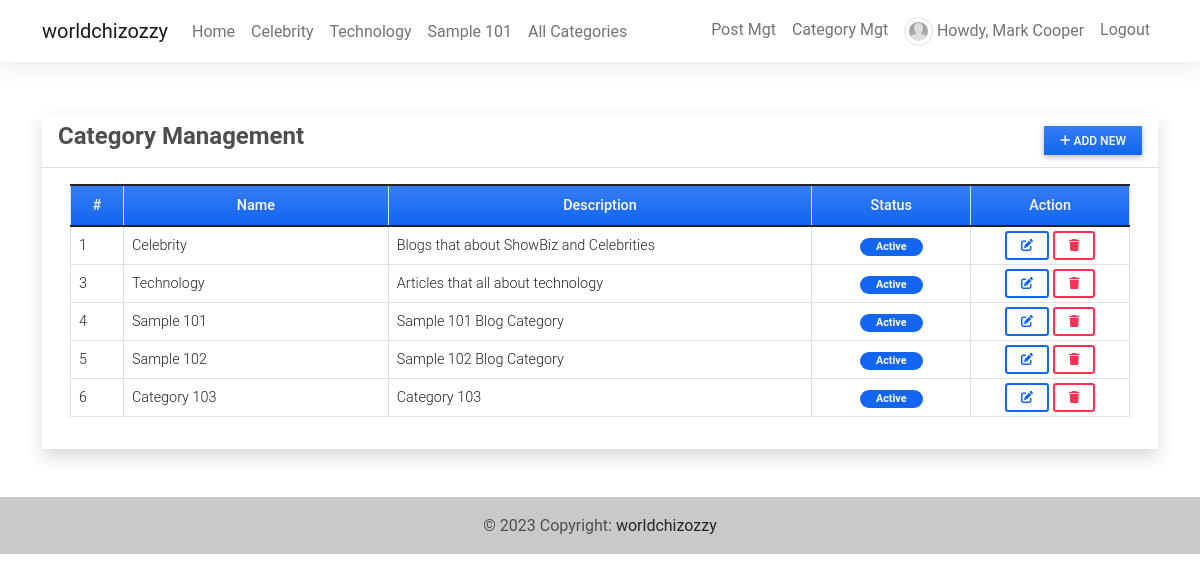
Screenshot of /category_mgt (signed in) with the database file from the repository.
### blogApp/models.py (models this page shows, shortened)
class Category(models.Model):
    class Meta:
        verbose_name_plural = 'categories'
    name = models.CharField(max_length=250)
    description = models.TextField(blank=True, null=True)
    status = models.IntegerField(default = 1)
    date_added = models.DateTimeField(default=timezone.now)
    date_updated = models.DateTimeField(auto_now=True)

class UserProfile(models.Model):
    user = models.OneToOneField(User, on_delete=models.CASCADE,related_name='profile')
    contact = models.CharField(max_length=250)
    dob = models.DateField(blank=True, null = True)
    address = models.TextField(blank=True, null = True)
    avatar = models.ImageField(blank=True, null = True, upload_to= 'images/')
    user_type = models.IntegerField(default = 2)

### blogApp/views.py (the view)
# urls.py: path('category_mgt',views.category_mgt,name='category-mgt'),
@login_required
def category_mgt(request):
    categories = Category.objects.all()
    context['page_title'] = "Category Management"
    context['categories'] = categories
    return render(request, 'category_mgt.html',context)

### blogApp/templates/category_mgt.html (shortened to what this page needs)
{% extends 'base.html' %} {% block pageContent %}
<div class="col-lg-12 col-md-12 col-sm-12 col-xs-12">
    <div class="card card-default rounded-0 shadow ">
        <div class="card-header">
            <div class="d-flex w-100 align-items-center justify-content-between">
                <h4 class="card-title fw-bold">Category Management</h4>
                <div class="tools">
                    <a class="btn btn-primary rounded-0 bg-gradient btn-sm" href="{% url 'manage-category' %}"><i class="fa fa-plus"></i> Add New</a>
                </div>
            </div>
        </div>
        <div class="card-body">
            <div class="container-fluid">
                <table class="table table-bordered">
                    <colgroup>
                        <col width="5%">
                        <col width="25%">
                        <col width="40%">
                        <col width="15%">
                        <col width="15%">
                    </colgroup>
                    <thead>
                        <tr class="bg-gradient bg-primary bg-opacity-50 text-light">
                            <th class="px-2 py-2 text-center">#</th>
                            <th class="px-2 py-2 text-center">Name</th>
                            <th class="px-2 py-2 text-center">Description</th>
                            <th class="px-2 py-2 text-center">Status</th>
                            <th class="px-2 py-2 text-center">Action</th>
                        </tr>
                    </thead>
                    <tbody>
                        {% for category in categories %}
                        <tr>
                            <td class="px-2 py-1 align-middle">{{ category.id }}</td>
                            <td class="px-2 py-1 align-middle">{{ category.name }}</td>
                            <td class="px-2 py-1 align-middle">{{ category.description }}</td>
                            <td class="px-2 py-1 align-middle text-center">
                                {% if category.status == 1 %}
                                <span class="badge bg-primary rounded-pill px-3">Active</span> {% else %}
                                <span class="badge bg-secondary rounded-pill px-3">Inactive</span> {% endif %}
                            </td>
                            <td class="px-2 py-1 align-middle text-center">
                                <a class="btn btn-outline-primary btn-sm edit-data" href="{% url 'edit-category' category.pk %}" data-id="{{ category.pk }}" title="Edit">
                                    <i class="fa fa-edit"></i>
                                </a>
                                <button class="btn btn-outline-danger btn-sm delete-data" type="button" data-id="{{ category.pk }}" title="Delete">
                                    <i class="fa fa-trash"></i>
                                </button>
                            </td>
                        </tr>
                        {% endfor %}
                    </tbody>
                </table>
            </div>
        </div>
    </div>
</div>
{% endblock pageContent %}

### blogApp/templates/TopNavigation.html (shortened to what this page needs)
{% load static %}
<header>
    <nav class="navbar navbar-expand-lg navbar-light bg-white fixed-top">
        <div class="container">
            <a class="navbar-brand" target="_blank" href="/">
                worldchizozzy
            </a>
            <div class="collapse navbar-collapse" id="navbarExample01">
                <ul class="navbar-nav me-auto mb-2 mb-lg-0">
                    <li class="nav-item active">
                        <a class="nav-link" aria-current="page" href="{% url 'home-page' %}">Home</a>
                    </li>
                    {% for category in category_list_limited %}
                    <li class="nav-item">
                        <a class="nav-link" href="{% url 'category-post' category.pk %}">{{ category.name }}</a>
                    </li>
                    {% endfor %}
                    <li class="nav-item">
                        <a class="nav-link" href="{% url 'category-page' %}">All Categories</a>
                    </li>
                </ul>
                <ul class="navbar-nav d-flex flex-row">
                    {% if user.id %}
                    <li class="nav-item me-3 me-lg-0">
                        <a class="nav-link" href="{% url 'post-mgt' %}">Post Mgt</a>
                    </li>
                    {% if user.profile.user_type == 1 %}
                    <li class="nav-item me-3 me-lg-0">
                        <a class="nav-link" href="{% url 'category-mgt' %}">Category Mgt</a>
                    </li>
                    {% endif %}
                    <li class="nav-item me-3 me-lg-0">
                        <a class="nav-link" href="{% url 'profile' %}">
                            <span class="me-1"><img src="{{ user.profile.avatar.url}}" alt="User Avatar" id="user-avatar" class="img-thumbnail rounded-circle"></span>Howdy, {{ user.first_name }} {{user.last_name}}
                        </a>
                    </li>
                    <li class="nav-item me-3 me-lg-0">
                        <a class="nav-link" href="{% url 'logout' %}">Logout</a>
                    </li>
                    {% else %}
                    <li class="nav-item me-3 me-lg-0">
                        <a class="nav-link" href="{% url 'login' %}">Login</a>
                    </li>
                    {% endif %}
                </ul>
            </div>
        </div>
    </nav>
    <div id="intro" class="pt-2 text-center bg-light">
    </div>
</header>

### static/blogApp/assets/default/css/style.css (style rules this page uses)
html, body { height: 100%; width: 100%; }
#user-avatar { width: 1.8rem; height: 1.8rem; object-fit: scale-down; object-position: center center; }

### blogApp/templates/TopNavigation.html (style rules this page uses)
#intro { margin-top: 58px; }

### rows the page displays
Category: name "Celebrity", id "1", description "Blogs that about ShowBiz and Celebrities", status "Active"
Category: name "Technology", id "3", description "Articles that all about technology", status "Active"
Category: name "Sample 101", id "4", description "Sample 101 Blog Category", status "Active"
Category: id "5", name "Sample 102", description "Sample 102 Blog Category", status "Active"
Category: id "6", name "Category 103", description "Category 103", status "Active"

### other values shown
{{ user.first_name }} "Mark"
{{ user.last_name }} "Cooper"
